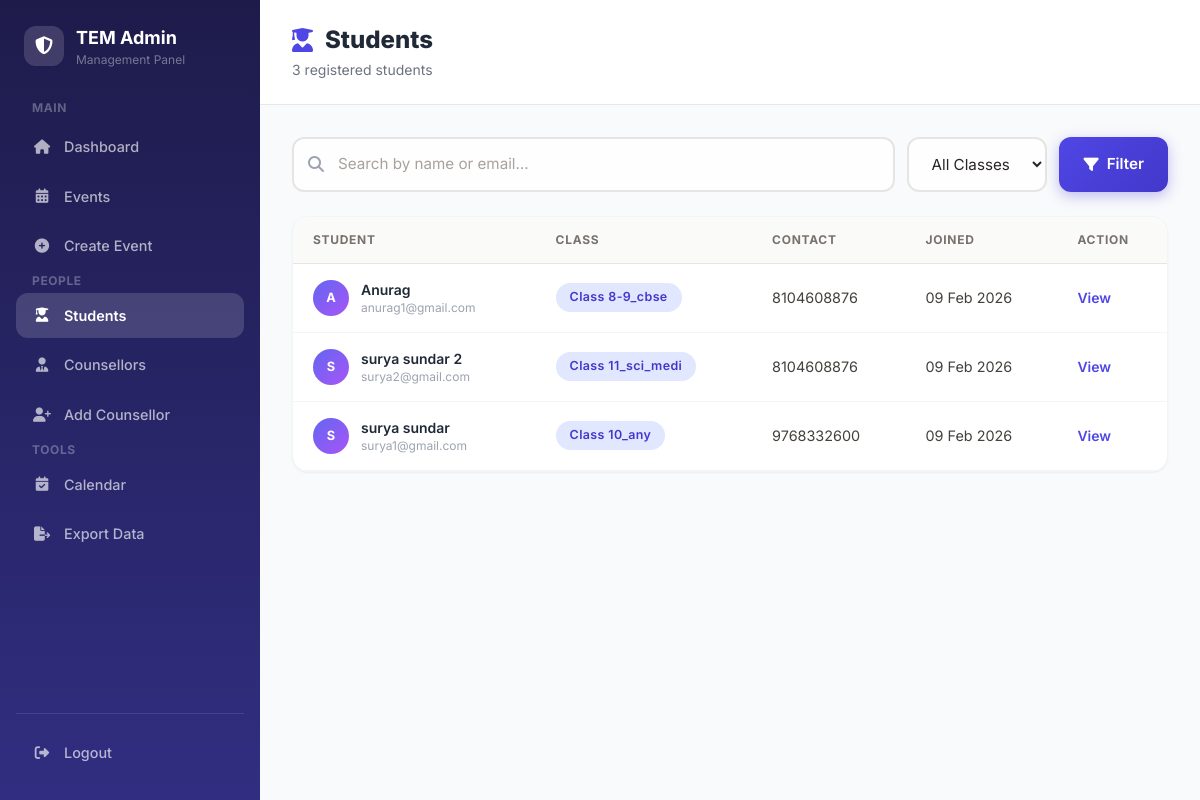
The app's page /admin/students.php (signed in) with its own data.
### tables this page shows
CREATE TABLE `students` (
  `id` int(11) NOT NULL,
  `username` varchar(100) NOT NULL,
  `email` varchar(150) NOT NULL,
  `contact_number` varchar(20) NOT NULL,
  `gender` enum('Male','Female','Other') NOT NULL,
  `std` varchar(20) NOT NULL,
  `school_name` varchar(200) NOT NULL,
  `address` text NOT NULL,
  `dob` date NOT NULL,
  `password` varchar(255) NOT NULL,
  `created_at` timestamp NOT NULL DEFAULT current_timestamp()
);

### admin/students.php (the view, shortened to what this page needs)
<?php
require '../db.php';
$search = $_GET['search'] ?? '';
$sql = "SELECT id, username, email, std, contact_number, created_at FROM students WHERE 1";
$params = [];
$sql .= " ORDER BY created_at DESC";
$stmt = $pdo->prepare($sql);
$stmt->execute($params);
$students = $stmt->fetchAll(PDO::FETCH_ASSOC);
?>
<!DOCTYPE html>
<html lang="en">
<head>
<script src="https://cdn.tailwindcss.com"></script>
<?php include 'sidebar.php'; ?>
</head>
<body class="bg-gray-50 min-h-screen flex">
<div class="flex-1 overflow-y-auto">
  <header class="bg-white border-b px-8 py-6">
    <h1 class="text-2xl font-extrabold text-gray-800 flex items-center gap-3">
      <i class="fas fa-user-graduate text-indigo-600"></i> Students
    </h1>
    <p class="text-sm text-gray-500 mt-1"><?= count($students) ?> registered students</p>
  </header>
  <div class="p-8">
    <form method="GET" class="flex flex-col sm:flex-row gap-3 mb-6">
      <div class="relative flex-1">
        <i class="fas fa-search absolute left-4 top-1/2 -translate-y-1/2 text-gray-400"></i>
        <input name="search" value="<?= htmlspecialchars($search) ?>" placeholder="Search by name or email…"
               class="form-input pl-11">
      </div>
      <select name="class" class="form-input w-auto min-w-[140px]">
        <option value="">All Classes</option>
      </select>
      <button class="btn-primary px-6"><i class="fas fa-filter"></i> Filter</button>
    </form>
    <div class="bg-white rounded-2xl shadow-sm border border-gray-100 overflow-hidden">
      <?php if (!$students): ?>
        <div class="p-8 text-center text-gray-400">No students found</div>
      <?php else: ?>
      <div class="overflow-x-auto">
        <table class="data-table">
          <thead>
            <tr>
              <th>Student</th>
              <th>Class</th>
              <th>Contact</th>
              <th>Joined</th>
              <th>Action</th>
            </tr>
          </thead>
          <tbody>
            <?php foreach ($students as $s): ?>
            <tr>
              <td>
                <div class="flex items-center gap-3">
                  <div class="avatar avatar-sm bg-gradient-to-br from-indigo-500 to-purple-500">
                    <?= strtoupper(substr($s['username'], 0, 1)) ?>
                  </div>
                  <div>
                    <p class="font-semibold text-gray-800 text-sm"><?= htmlspecialchars($s['username']) ?></p>
                    <p class="text-xs text-gray-400"><?= htmlspecialchars($s['email']) ?></p>
                  </div>
                </div>
              </td>
              <td><span class="badge badge-info">Class <?= $s['std'] ?></span></td>
              <td class="text-sm text-gray-500"><?= htmlspecialchars($s['contact_number']) ?></td>
              <td class="text-sm text-gray-500"><?= date('d M Y', strtotime($s['created_at'])) ?></td>
              <td>
                <a href="student_detail.php?id=<?= $s['id'] ?>" class="text-indigo-600 text-sm font-semibold hover:underline">View</a>
              </td>
            </tr>
            <?php endforeach; ?>
          </tbody>
        </table>
      </div>
      <?php endif; ?>
    </div>
  </div>
</div>
</body>
</html>

### admin/sidebar.php (shortened to what this page needs)
<?php
$currentPage = basename($_SERVER['PHP_SELF']);
function adminActive($page) {
    global $currentPage;
    return $currentPage === $page ? 'active' : '';
}
?>
<link rel="stylesheet" href="https://cdnjs.cloudflare.com/ajax/libs/font-awesome/6.5.1/css/all.min.css">
<link rel="stylesheet" href="../style.css">
<aside class="admin-sidebar" id="adminSidebar">
  <div class="flex items-center gap-3 mb-8 px-2">
    <div class="w-10 h-10 rounded-xl bg-white/15 flex items-center justify-center">
      <i class="fas fa-shield-halved text-white text-lg"></i>
    </div>
    <div>
      <p class="font-bold text-white text-lg">TEM Admin</p>
      <p class="text-white/40 text-xs">Management Panel</p>
    </div>
  </div>
  <nav class="space-y-1 flex-1">
    <p class="text-white/30 text-xs font-bold uppercase tracking-wider px-4 mb-2">Main</p>
    <a href="dashboard.php" class="nav-link <?= adminActive('dashboard.php') ?>">
      <i class="fas fa-home"></i> Dashboard
    </a>
    <a href="events.php" class="nav-link <?= adminActive('events.php') ?>">
      <i class="fas fa-calendar-alt"></i> Events
    </a>
    <a href="create_event.php" class="nav-link <?= adminActive('create_event.php') ?>">
      <i class="fas fa-plus-circle"></i> Create Event
    </a>
    <p class="text-white/30 text-xs font-bold uppercase tracking-wider px-4 mb-2 mt-6">People</p>
    <a href="students.php" class="nav-link <?= adminActive('students.php') ?>">
      <i class="fas fa-user-graduate"></i> Students
    </a>
    <a href="counsellors.php" class="nav-link <?= adminActive('counsellors.php') ?>">
      <i class="fas fa-user-tie"></i> Counsellors
    </a>
    <a href="create_counsellors.php" class="nav-link <?= adminActive('create_counsellors.php') ?>">
      <i class="fas fa-user-plus"></i> Add Counsellor
    </a>
    <p class="text-white/30 text-xs font-bold uppercase tracking-wider px-4 mb-2 mt-6">Tools</p>
    <a href="calendar.php" class="nav-link <?= adminActive('calendar.php') ?>">
      <i class="fas fa-calendar-check"></i> Calendar
    </a>
    <a href="export_event_excel.php" class="nav-link <?= adminActive('export_event_excel.php') ?>">
      <i class="fas fa-file-export"></i> Export Data
    </a>
  </nav>
  <div class="pt-4 border-t border-white/10">
    <a href="logout.php" class="nav-link text-red-300 hover:text-red-200 hover:bg-red-500/10">
      <i class="fas fa-sign-out-alt"></i> Logout
    </a>
  </div>
</aside>

### style.css (style rules this page uses)
:root { --primary-50: #eef2ff; --primary-100: #e0e7ff; --primary-200: #c7d2fe; --primary-300: #a5b4fc; --primary-400: #818cf8; --primary-500: #6366f1; --primary-600: #4f46e5; --primary-700: #4338ca; --primary-800: #3730a3; --primary-900: #312e81; --accent-400: #2dd4bf; --accent-500: #14b8a6; --accent-600: #0d9488; --gray-50: #fafaf9; --gray-100: #f5f5f4; --gray-200: #e7e5e4; --gray-300: #d6d3d1; --gray-400: #a8a29e; --gray-500: #78716c; --gray-600: #57534e; --gray-700: #44403c; --gray-800: #292524; --gray-900: #1c1917; --green-100: #dcfce7; --green-600: #16a34a; --green-700: #15803d; --yellow-100: #fef9c3; --yellow-600: #ca8a04; --red-100: #fee2e2; --red-600: #dc2626; --bg-page: #f0f2f8; --bg-card: rgba(255, 255, 255, 0.85); --border-light: rgba(99, 102, 241, 0.08); --shadow-sm: 0 1px 2px rgba(0,0,0,0.04); --shadow-md: 0 4px 12px rgba(0,0,0,0.06); --shadow-lg: 0 10px 30px rgba(0,0,0,0.08); --shadow-xl: 0 20px 50px rgba(0,0,0,0.10); --shadow-glow: 0 0 30px rgba(99, 102, 241, 0.15); --radius-md: 12px; --radius-lg: 16px; --radius-xl: 20px; --radius-2xl: 24px; --radius-full: 9999px; --ease-out: cubic-bezier(0.16, 1, 0.3, 1); }
*, *::before, *::after { box-sizing: border-box; margin: 0; padding: 0; }
body { font-family: 'Inter', -apple-system, BlinkMacSystemFont, 'Segoe UI', sans-serif; color: var(--gray-800); background: var(--bg-page); line-height: 1.6; -webkit-font-smoothing: antialiased; -moz-osx-font-smoothing: grayscale; }
.btn-primary { display: inline-flex; align-items: center; justify-content: center; gap: 8px; padding: 12px 28px; background: linear-gradient(135deg, var(--primary-600), var(--primary-700)); color: #fff; font-weight: 600; font-size: 0.95rem; border: none; border-radius: var(--radius-md); cursor: pointer; transition: all 0.25s var(--ease-out); text-decoration: none; box-shadow: 0 4px 14px rgba(79, 70, 229, 0.35); }
.form-input { width: 100%; padding: 14px 18px; background: rgba(255,255,255,0.8); border: 2px solid var(--gray-200); border-radius: var(--radius-md); font-size: 0.95rem; font-family: inherit; color: var(--gray-800); transition: all 0.25s var(--ease-out); outline: none; }
.form-input::placeholder { color: var(--gray-400); }
.badge { display: inline-flex; align-items: center; gap: 6px; padding: 5px 14px; border-radius: var(--radius-full); font-size: 0.78rem; font-weight: 600; letter-spacing: 0.03em; }
.badge-info { background: var(--primary-100); color: var(--primary-700); }
.admin-sidebar { width: 260px; min-height: 100vh; background: linear-gradient(180deg, #1e1b4b 0%, #312e81 100%); color: #fff; padding: 24px 16px; display: flex; flex-direction: column; flex-shrink: 0; }
.admin-sidebar .nav-link { display: flex; align-items: center; gap: 12px; padding: 12px 16px; border-radius: var(--radius-md); color: rgba(255,255,255,0.65); font-weight: 500; font-size: 0.9rem; text-decoration: none; transition: all 0.2s ease; }
.admin-sidebar .nav-link.active { background: rgba(255,255,255,0.15); color: #fff; font-weight: 600; }
.admin-sidebar .nav-link i { width: 20px; text-align: center; }
.data-table { width: 100%; border-collapse: separate; border-spacing: 0; }
.data-table thead th { padding: 14px 20px; text-align: left; font-size: 0.75rem; font-weight: 700; text-transform: uppercase; letter-spacing: 0.06em; color: var(--gray-500); background: var(--gray-50); border-bottom: 1px solid var(--gray-200); }
.data-table tbody td { padding: 16px 20px; font-size: 0.9rem; color: var(--gray-700); border-bottom: 1px solid var(--gray-100); }
.data-table tbody tr { transition: background 0.15s ease; }
.avatar { display: inline-flex; align-items: center; justify-content: center; border-radius: 50%; font-weight: 700; color: #fff; flex-shrink: 0; }
.avatar-sm { width: 36px; height: 36px; font-size: 0.8rem; }
a { text-decoration: none; color: inherit; }

### records on screen
students: username "A", username "Anurag", email "anurag1@gmail.com", std "8-9_cbse", contact_number "8104608876", created_at "09 Feb 2026"
students: username "S", username "surya sundar 2", email "surya2@gmail.com", std "11_sci_medi", contact_number "8104608876", created_at "09 Feb 2026"
students: username "S", username "surya sundar", email "surya1@gmail.com", std "10_any", contact_number "9768332600", created_at "09 Feb 2026"

### other values on screen
count($students) "3"
